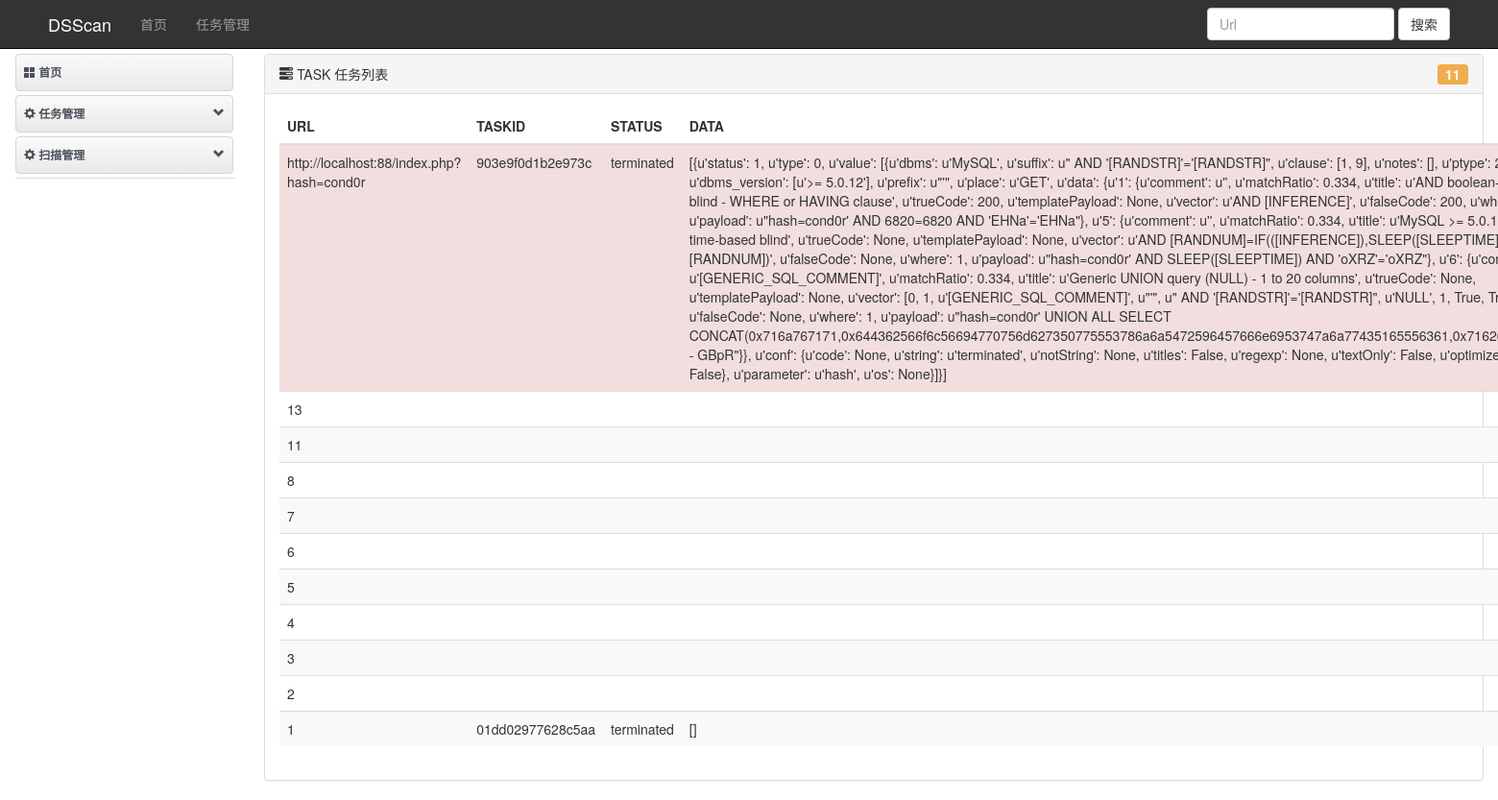
The page /task/ on the database as committed earlier.
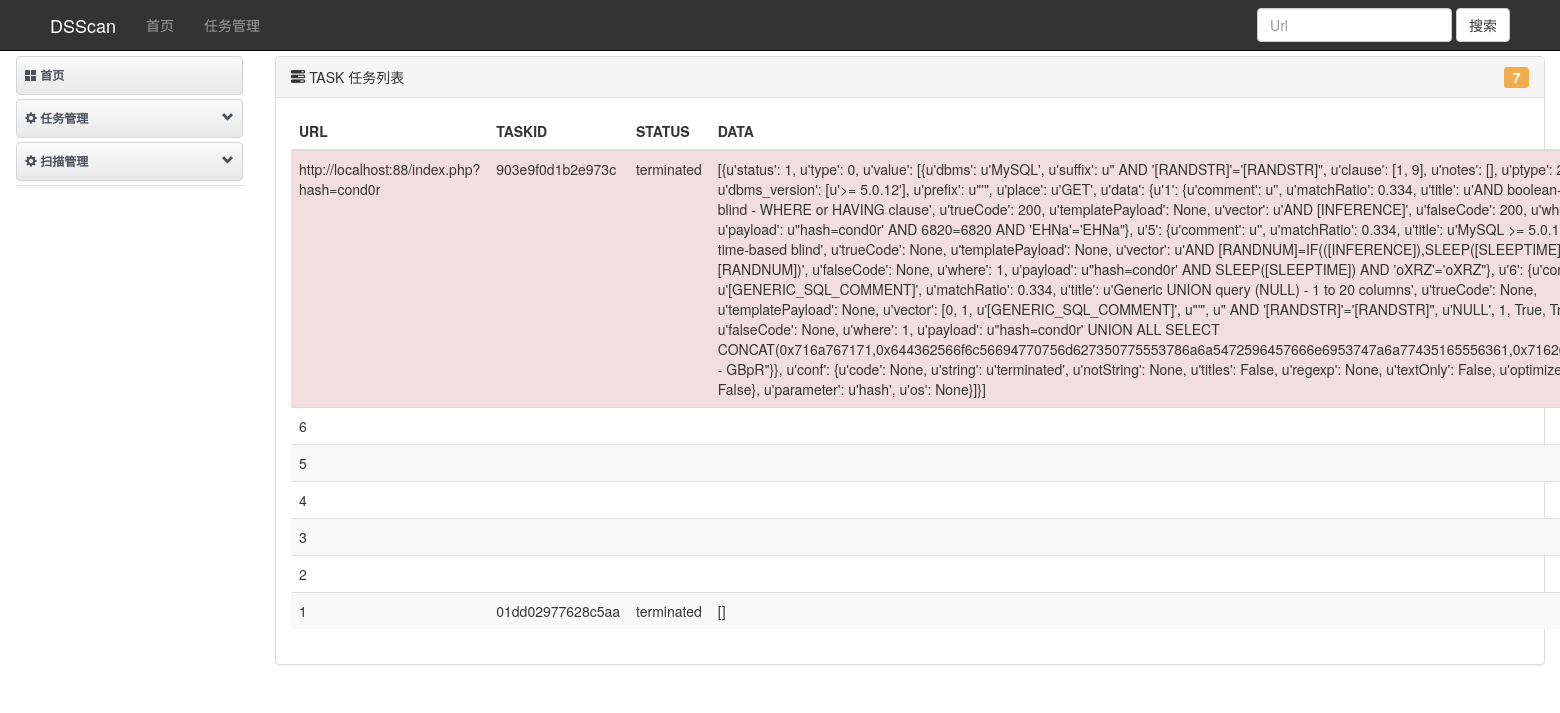
The same page on the database as committed later.
### sqliscan/models.py (models this page shows)
class SqlInjection(models.Model):
    task_id = models.CharField('任务id', max_length=1000, db_index=True)
    target_url = models.URLField(max_length=1000, unique=True)
    scan_status = models.CharField(max_length=1000)
    scan_data = models.CharField(max_length=1000)
    scan_log = models.CharField(max_length=1000)
    vulnerability = models.BooleanField(default=False, db_index=True)
    class Meta:
        ordering = ('-vulnerability', )

### sqliscan/views.py (the view, shortened to what this page needs)
# urls.py: url(r'^task/$', views.sql_tasks, name='task'),
def sql_tasks(request):
    url_lists = UrlList.objects.all()
    tasks = SqlInjection.objects.all()
    num_url = len(tasks)
    return render(request, 'sqliscan/task.html', {'tasks': tasks, 'num_url': num_url})

### sqliscan/templates/sqliscan/task.html (shortened to what this page needs)
{% extends "sqliscan/base.html" %}
{% block content %}
    <div class="panel panel-default">
        <div class="panel-heading">
            <i class="glyphicon glyphicon-tasks"></i>
            TASK 任务列表
            <span class="label label-warning pull-right">{{ num_url }}</span>
        </div>
        <div class="panel-body">
            <table class="table table-striped table-hover">
            <colgroup>
         	    <col style="width:25%">
         	    <col style="width:10%">
         	    <col style="width:10%">
         	    <col style="width:45%">
         	    <col style="width:10%">
         	</colgroup>
                <thead>
                    <th>URL</th>
                    <th>TASKID</th>
                    <th>STATUS</th>
                    <th>DATA</th>
                </thead>
                <tbody>
                    {% for task in tasks %}
                        {% if task.vulnerability %}
                            <tr class="danger">
                        {% else %}
                            <tr>
                        {% endif %}
                            <td>{{ task.target_url }}</td>
                            <td>{{ task.task_id }}</td>
                            <td>{{ task.scan_status }}</td>
                            <td>{{ task.scan_data }}</td>
                            </tr>
                    {% endfor %}
                </tbody>
            </table>
        </div>
    </div>
{% endblock %}

Rows that differ between the two databases and show on the page:
removed SqlInjection: target_url "13"
removed SqlInjection: target_url "11"
removed SqlInjection: target_url "8"
removed SqlInjection: target_url "7"
Other text that changed with them:
{{ num_url }}: "11" → "7"
